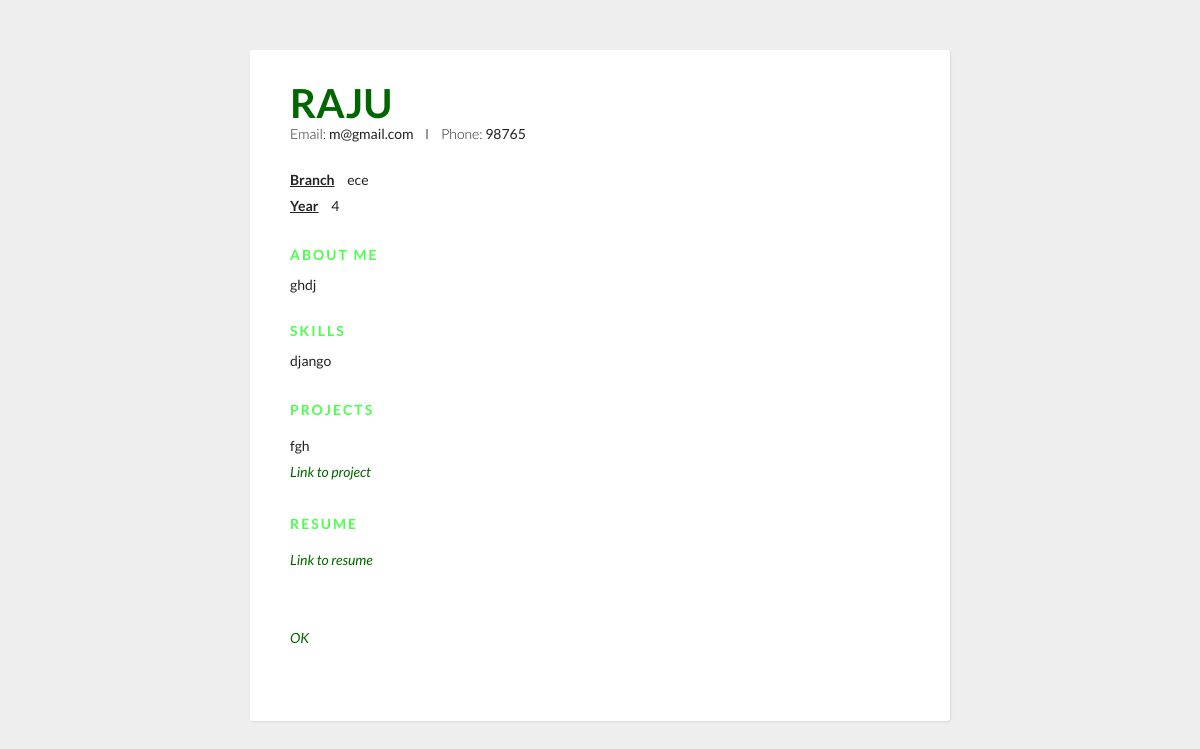
Before: /viewprofile/ (signed in) with the older database file.
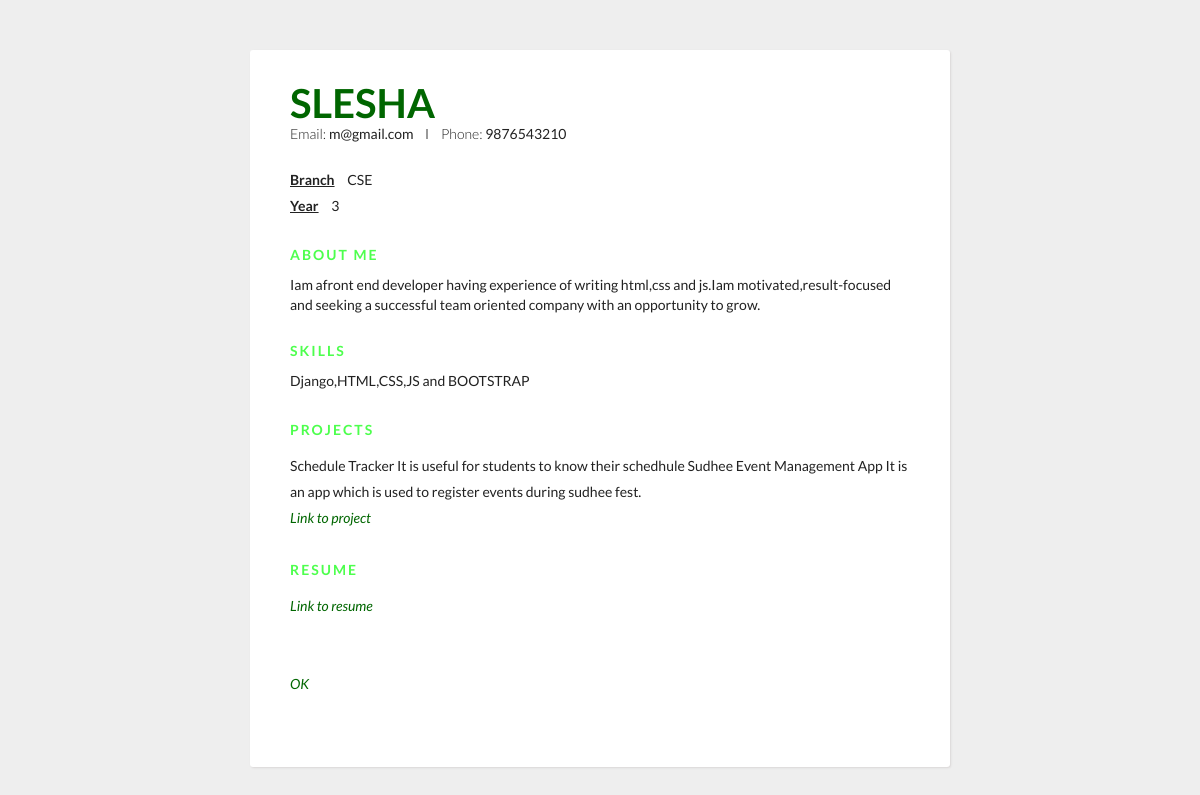
After: the same page with the newer database file.
### getplaced/models.py (models this page shows, shortened)
class Student(models.Model):
    roll_no=models.CharField(max_length=12,primary_key=True)
    studname=models.CharField(max_length=25)
    phoneno=models.CharField(max_length=10)
    email_id=models.EmailField(max_length=25)
    branch=models.CharField(max_length=25)
    sec=models.IntegerField()
    syear=models.IntegerField()
    psd=models.CharField(max_length=25)
    username=models.CharField(max_length=25)

class Sprofile(models.Model):
    usern=models.CharField(max_length=25)
    abt=models.TextField()
    skl=models.TextField()
    prjdesc=models.TextField()
    prjlink=models.URLField(max_length=200)
    reslink=models.URLField(max_length=200)

### getplaced/views.py (the view)
# urls.py: path('viewprofile/',views.viewprofile,name='viewprofile'),
def viewprofile(request):
    context={
        'R':Student.objects.get(username=request.session["Username"]),
        'P':Sprofile.objects.get(usern=request.session["Username"])
    }
    return render(request,'vprofile.html',context)

### getplaced/templates/vprofile.html (shortened to what this page needs)
{% load static %}
<!Doctype html>
<html lang="en">
<head>
    <link rel="stylesheet" href="https://stackpath.bootstrapcdn.com/bootstrap/4.1.3/css/bootstrap.min.css">
   <link rel="stylesheet" type="text/css" href="{% static 'css/basestyle.css' %}">
    <link rel="stylesheet" href="https://stackpath.bootstrapcdn.com/font-awesome/4.7.0/css/font-awesome.min.css">
</head>
<body>
<div class="container">
  <div class="header">
    <div class="full-name">
      <span class="first-name">{{ R.studname }}</span>
    </div>
    <div class="contact-info">
      <span class="email">Email: </span>
      <span class="email-val">{{ R.email_id }}</span>
      <span class="separator"></span>
      <span class="phone">Phone: </span>
      <span class="phone-val">{{ R.phoneno }}</span>
    </div>
<span class="position">Branch</span>
      <span class="desc">{{ R.branch }} </span><br>
<span class="position">Year</span>
      <span class="desc">{{ R.sec }}</span><br><br>
     <div class="details">
    <div class="section">
      <div class="section__title">About Me</div>
       <div class="section__list">
         <div class="section__list-item">
           <div class="text">{{ P.abt }}</div>
         </div>
          </div>
      </div>
    </div><br>
   <div class="details">
    <div class="section">
      <div class="section__title">Skills</div>
       <div class="section__list">
         <div class="section__list-item">
           <div class="text">{{ P.skl }}</div>
         </div>
          </div>
      </div>
    </div><br>
<div class="section">
      <div class="section__title">Projects</div>
       <div class="section__list">
         <div class="section__list-item">
           <div class="text">{{ P.prjdesc }}</div>
           <div class="text"> <a href="{{ P.prjlink }}">Link to project</a>
           </div>
         </div>
     <div class="section"><br>
      <div class="section__title">Resume</div>
           <div class="text"> <a href="{{ P.reslink }}">Link to resume</a>
           </div>
         </div>
         <br><br>
         <a href={% url 'shome' %}>OK</a>
       </div>
     </div>
  </div>
</div>
</body>
</html>

Changed rows visible on the page:
changed Student "m@gmail.com": studname "RAJU" → "SLESHA"; phoneno "98765" → "9876543210"; branch "ece" → "CSE"; sec "4" → "3"
changed Sprofile: abt "ghdj" → "Iam afront end developer having experience of writing html,css and js.Iam motivated,result-focused and seeking a successful team oriented company with an opportunity to grow."; skl "django" → "Django,HTML,CSS,JS and BOOTSTRAP"; prjdesc "fgh" → "Schedule Tracker It is useful for students to know their schedhule Sudhee Event Management App It is an app which is used to register events during sudhee fest."
